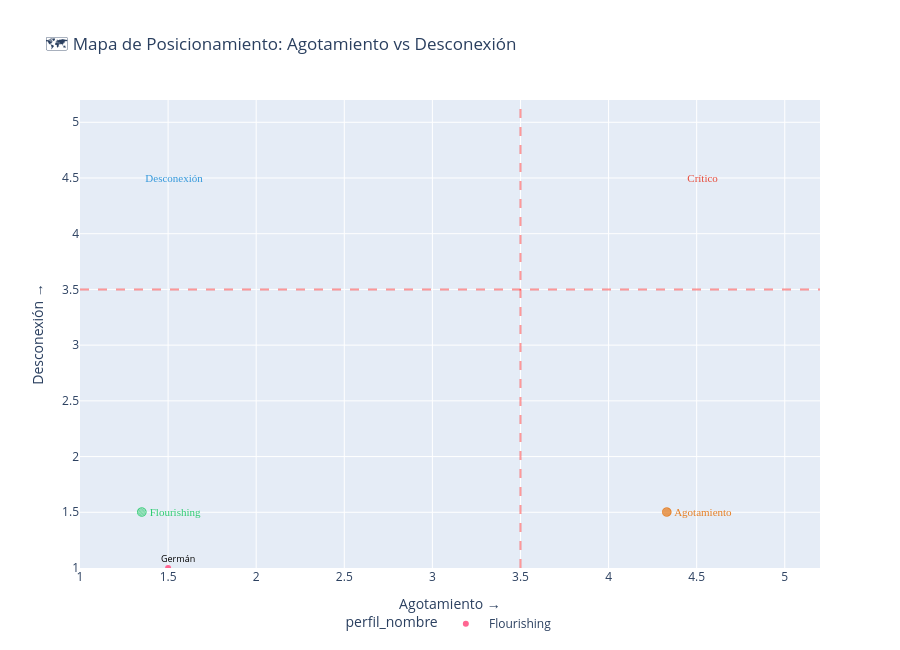

The cell this chart's notebook holds for it:
### Code cell
# MAPA DE POSICIONAMIENTO CON ALIAS


fig = px.scatter(
    df_reales,
    x='burnout',
    y='boreout',
    color='perfil_nombre',
    color_discrete_map=color_perfil,
    hover_data=['alias', 'bienestar', 'cultura_dominante'],
    title="🗺️ Mapa de Posicionamiento: Agotamiento vs Desconexión",
    labels={'burnout': 'Agotamiento →', 'boreout': 'Desconexión →'},
    size_max=15
)

# Añadir etiquetas de alias
for idx, row in df_reales.iterrows():
    fig.add_annotation(
        x=row['burnout'],
        y=row['boreout'],
        text=row['alias'],
        showarrow=False,
        font=dict(size=9, color='black'),
        xshift=10,
        yshift=10
    )

# Líneas de umbral
fig.add_hline(y=3.5, line_dash="dash", line_color="red", opacity=0.4)
fig.add_vline(x=3.5, line_dash="dash", line_color="red", opacity=0.4)

# Etiquetas de cuadrantes
fig.add_annotation(x=1.5, y=1.5, text="🟢 Flourishing", showarrow=False, 
                   font_size=11, font=dict(color="#2ecc71", family="Arial Black"))
fig.add_annotation(x=4.5, y=1.5, text="🟠 Agotamiento", showarrow=False, 
                   font_size=11, font=dict(color="#e67e22", family="Arial Black"))
fig.add_annotation(x=1.5, y=4.5, text="🔵 Desconexión", showarrow=False, 
                   font_size=11, font=dict(color="#3498db", family="Arial Black"))
fig.add_annotation(x=4.5, y=4.5, text="🔴 Crítico", showarrow=False, 
                   font_size=11, font=dict(color="#e74c3c", family="Arial Black"))

fig.update_layout(
    height=650,
    width=900,
    xaxis_range=[1, 5.2],
    yaxis_range=[1, 5.2],
    legend=dict(orientation="h", yanchor="bottom", y=-0.15, xanchor="center", x=0.5)
)

fig.show()

print("""
💡 INTERPRETACIÓN:
- Cada punto es un participante real alias visible 
- COLOR = perfil de bienestar
- Los 4 cuadrantes representan los estados organizacionales

""")

### Figure 1 — Plotly figure (JSON) as saved in the notebook; plotly's stock layout.template omitted (floating-point values rounded to 4 significant figures)
{"data": [{"customdata": [["Germán", 4, "Adhocracia"]], "hovertemplate": "perfil_nombre= Flourishing<br>Agotamiento →=%{x}<br>Desconexión →=%{y}<br>alias=%{customdata[0]}<br>bienestar=%{customdata[1]}<br>cultura_dominante=%{customdata[2]}<extra></extra>", "legendgroup": " Flourishing", "marker": {"color": "#FF6692", "symbol": "circle"}, "mode": "markers", "name": " Flourishing", "orientation": "v", "showlegend": true, "type": "scatter", "x": [1.5], "xaxis": "x", "y": [1.0], "yaxis": "y"}], "layout": {"annotations": [{"font": {"color": "black", "size": 9}, "showarrow": false, "text": "Germán", "x": 1.5, "xshift": 10, "y": 1, "yshift": 10}, {"font": {"color": "#2ecc71", "family": "Arial Black", "size": 11}, "showarrow": false, "text": "🟢 Flourishing", "x": 1.5, "y": 1.5}, {"font": {"color": "#e67e22", "family": "Arial Black", "size": 11}, "showarrow": false, "text": "🟠 Agotamiento", "x": 4.5, "y": 1.5}, {"font": {"color": "#3498db", "family": "Arial Black", "size": 11}, "showarrow": false, "text": "🔵 Desconexión", "x": 1.5, "y": 4.5}, {"font": {"color": "#e74c3c", "family": "Arial Black", "size": 11}, "showarrow": false, "text": "🔴 Crítico", "x": 4.5, "y": 4.5}], "height": 650, "legend": {"orientation": "h", "title": {"text": "perfil_nombre"}, "tracegroupgap": 0, "x": 0.5, "xanchor": "center", "y": -0.15, "yanchor": "bottom"}, "shapes": [{"line": {"color": "red", "dash": "dash"}, "opacity": 0.4, "type": "line", "x0": 0, "x1": 1, "xref": "x domain", "y0": 3.5, "y1": 3.5, "yref": "y"}, {"line": {"color": "red", "dash": "dash"}, "opacity": 0.4, "type": "line", "x0": 3.5, "x1": 3.5, "xref": "x", "y0": 0, "y1": 1, "yref": "y domain"}], "title": {"text": "🗺️ Mapa de Posicionamiento: Agotamiento vs Desconexión"}, "width": 900, "xaxis": {"anchor": "y", "domain": [0, 1], "range": [1, 5.2], "title": {"text": "Agotamiento →"}}, "yaxis": {"anchor": "x", "domain": [0, 1], "range": [1, 5.2], "title": {"text": "Desconexión →"}}}}
